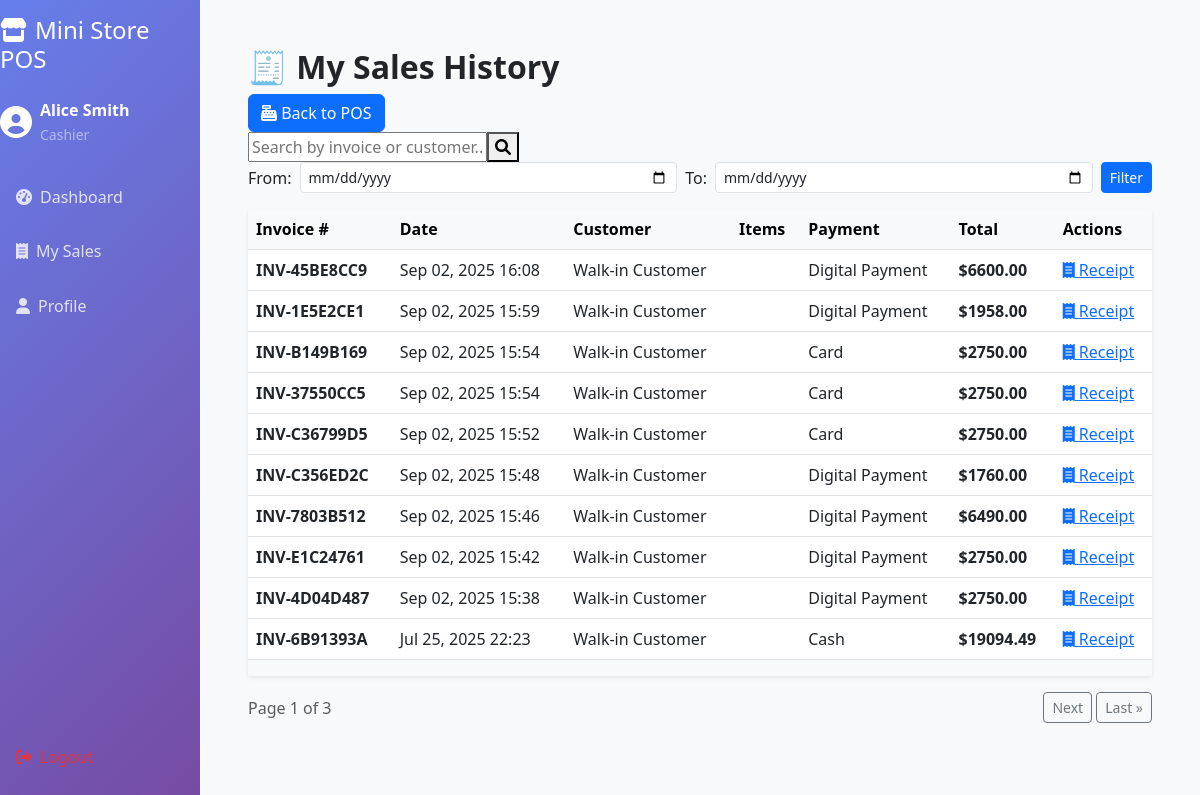
/my-sales/ (signed in), run on the app's committed database.
### pos/models.py (models this page shows, shortened)
class UserProfile(models.Model):
    ROLE_CHOICES = [
        ('admin', 'Admin'),
        ('cashier', 'Cashier'),
    ]
    user = models.OneToOneField(User, on_delete=models.CASCADE)
    role = models.CharField(max_length=20, choices=ROLE_CHOICES)
    phone = models.CharField(max_length=15, blank=True)
    created_at = models.DateTimeField(auto_now_add=True)

class Sale(models.Model):
    PAYMENT_CHOICES = [
        ('cash', 'Cash'),
        ('card', 'Card'),
        ('digital', 'Digital Payment'),
    ]
    invoice_number = models.CharField(max_length=50, unique=True)
    cashier = models.ForeignKey(User, on_delete=models.CASCADE)
    total_amount = models.DecimalField(max_digits=10, decimal_places=2)
    discount_amount = models.DecimalField(max_digits=10, decimal_places=2, default=0)
    tax_amount = models.DecimalField(max_digits=10, decimal_places=2, default=0)
    final_amount = models.DecimalField(max_digits=10, decimal_places=2)
    payment_method = models.CharField(max_length=20, choices=PAYMENT_CHOICES)
    customer_name = models.CharField(max_length=100, blank=True)
    customer_phone = models.CharField(max_length=15, blank=True)
    created_at = models.DateTimeField(auto_now_add=True)
    notes = models.TextField(blank=True, null=True)
    class Meta:
        ordering = ['-created_at']

### pos/views.py (the view)
# urls.py: path('my-sales/', views.my_sales_view, name='my_sales'),
@login_required
def my_sales_view(request):
    if not is_cashier(request.user):
        messages.error(request, 'Access denied.')
        return redirect('dashboard')
    sales = Sale.objects.filter(cashier=request.user).order_by('-created_at')
    search_query = request.GET.get('search', '')
    if search_query:
        sales = sales.filter(
            Q(invoice_number__icontains=search_query) |
            Q(customer_name__icontains=search_query) |
            Q(customer_phone__icontains=search_query)
        )
    from_date = request.GET.get('from_date')
    to_date = request.GET.get('to_date')
    if from_date:
        sales = sales.filter(created_at__date__gte=parse_date(from_date))
    if to_date:
        sales = sales.filter(created_at__date__lte=parse_date(to_date))
    paginator = Paginator(sales, 10)  # 10 per page
    page_number = request.GET.get('page')
    page_obj = paginator.get_page(page_number)
    return render(request, 'cashier/my_sales.html', {
        'page_obj': page_obj,
        'search_query': search_query,
        'from_date': from_date,
        'to_date': to_date,
    })

### pos/views.py (called while the page is built)
def is_cashier(user):
    return hasattr(user, 'userprofile') and user.userprofile.role == 'cashier'

### templates/cashier/my_sales.html (shortened to what this page needs)
{% extends 'base.html' %}
{% load static %}
{% block content %}
<div class="container my-4">
    <div class="sales-header">
        <h2 class="fw-bold">🧾 My Sales History</h2>
        <a href="{% url 'dashboard' %}" class="btn btn-primary">
            <i class="fas fa-cash-register"></i> Back to POS
        </a>
    </div>
    <div class="sales-filter">
        <div class="search-container d-flex align-items-center">
            <input type="text" id="sales-search" placeholder="Search by invoice or customer...">
            <button id="search-button"><i class="fas fa-search"></i></button>
        </div>
        <div class="date-filter d-flex align-items-center gap-2">
            <label for="date-from" class="mb-0">From:</label>
            <input type="date" id="date-from" class="form-control form-control-sm">
            <label for="date-to" class="mb-0">To:</label>
            <input type="date" id="date-to" class="form-control form-control-sm">
            <button id="filter-button" class="btn btn-sm btn-primary">Filter</button>
        </div>
    </div>
    <div class="sales-table-container mt-3">
        {% if page_obj %}
        <div class="table-responsive shadow-sm">
            <table class="table table-hover align-middle">
                <thead class="table-light">
                    <tr>
                        <th>Invoice #</th>
                        <th>Date</th>
                        <th>Customer</th>
                        <th>Items</th>
                        <th>Payment</th>
                        <th>Total</th>
                        <th>Actions</th>
                    </tr>
                </thead>
                <tbody>
                    {% for sale in page_obj %}
                    <tr>
                        <td><strong>{{ sale.invoice_number }}</strong></td>
                        <td>{{ sale.created_at|date:"M d, Y H:i" }}</td>
                        <td>{{ sale.customer_name|default:"Walk-in Customer" }}</td>
                        <td>{{ sale.saleitem_set.count }}</td>
                        <td>
                            <span class="payment-badge payment-{{ sale.payment_method }}">
                                {{ sale.get_payment_method_display }}
                            </span>
                        </td>
                        <td><strong>${{ sale.final_amount }}</strong></td>
                        <td class="actions">
                            <a href="{% url 'sale_receipt' sale.id %}" class="btn-action" target="_blank">
                                <i class="fas fa-receipt"></i> Receipt
                            </a>
                        </td>
                    </tr>
                    {% endfor %}
                </tbody>
            </table>
        </div>
        <div class="d-flex justify-content-between align-items-center mt-3">
            <span class="text-muted">
                Page {{ page_obj.number }} of {{ page_obj.paginator.num_pages }}
            </span>
            <div>
                {% if page_obj.has_next %}
                <a href="?page={{ page_obj.next_page_number }}" class="btn btn-sm btn-outline-secondary">Next</a>
                <a href="?page={{ page_obj.paginator.num_pages }}" class="btn btn-sm btn-outline-secondary">Last &raquo;</a>
                {% endif %}
            </div>
        </div>
        {% else %}
        <div class="no-sales">
            <i class="fas fa-receipt empty-icon"></i>
            <p>No sales records found.</p>
        </div>
        {% endif %}
    </div>
</div>
{% endblock %}

### templates/base.html (shortened to what this page needs)
<!DOCTYPE html>
<html lang="en">
<head>
  <link href="https://cdnjs.cloudflare.com/ajax/libs/bootstrap/5.3.0/css/bootstrap.min.css" rel="stylesheet">
  <link href="https://cdnjs.cloudflare.com/ajax/libs/font-awesome/6.0.0/css/all.min.css" rel="stylesheet">
</head>
<body class="bg-light">
  <div class="container-fluid">
    <div class="row flex-nowrap">
      {% if user.is_authenticated %}
      <div class="col-auto col-md-3 col-lg-2 px-0 bg-dark sidebar d-none d-md-flex flex-column p-3">
        <h4 class="text-white mb-4">
          <i class="fas fa-store me-2"></i>Mini Store POS
        </h4>
        <div class="user-info text-white mb-4">
          <i class="fas fa-user-circle fa-2x"></i>
          <div>
            <div class="fw-bold">{{ user.first_name }} {{ user.last_name }}</div>
            <small class="text-white-50">{{ user.userprofile.role|title }}</small>
          </div>
        </div>
        <nav class="nav nav-pills flex-column">
          <a class="nav-link" href="{% url 'dashboard' %}">
            <i class="fas fa-tachometer-alt me-2"></i>Dashboard
          </a>
          {% if user.userprofile.role == 'cashier' %}
          <a class="nav-link" href="{% url 'my_sales' %}">
            <i class="fas fa-receipt me-2"></i>My Sales
          </a>
          {% endif %}
        </nav>
      <a class="nav-link" href="{% url 'profile' %}">
            <i class="fas fa-user me-2"></i>Profile
        </a>
        <div class="mt-auto">
          <a class="nav-link text-danger" href="{% url 'logout' %}">
            <i class="fas fa-sign-out-alt me-2"></i>Logout
          </a>
        </div>
      </div>
      {% endif %}
      <div class="{% if user.is_authenticated %}col-md-9 col-lg-10{% else %}col-12{% endif %}">
        <main class="p-4">
          {% block content %}
          {% endblock %}
        </main>
      </div>
    </div>
  </div>
</body>
</html>

### templates/base.html (style rules this page uses)
.sidebar { min-height: 100vh; background: linear-gradient(135deg, #667eea 0%, #764ba2 100%); }
.sidebar .nav-link { color: rgba(255,255,255,0.8); padding: 0.75rem 1rem; margin: 0.2rem 0; border-radius: 0.5rem; transition: all 0.3s; }
.user-info { display: flex; align-items: center; gap: 0.5rem; }

### data on the page
Sale: invoice_number "INV-45BE8CC9", created_at "Sep 02, 2025 16:08", customer_name "Walk-in Customer", payment_method "Digital Payment", final_amount "6600.00"
Sale: invoice_number "INV-1E5E2CE1", created_at "Sep 02, 2025 15:59", customer_name "Walk-in Customer", payment_method "Digital Payment", final_amount "1958.00"
Sale: invoice_number "INV-B149B169", created_at "Sep 02, 2025 15:54", customer_name "Walk-in Customer", payment_method "Card", final_amount "2750.00"
Sale: invoice_number "INV-37550CC5", created_at "Sep 02, 2025 15:54", customer_name "Walk-in Customer", payment_method "Card", final_amount "2750.00"
Sale: invoice_number "INV-C36799D5", created_at "Sep 02, 2025 15:52", customer_name "Walk-in Customer", payment_method "Card", final_amount "2750.00"
Sale: invoice_number "INV-C356ED2C", created_at "Sep 02, 2025 15:48", customer_name "Walk-in Customer", payment_method "Digital Payment", final_amount "1760.00"
Sale: invoice_number "INV-7803B512", created_at "Sep 02, 2025 15:46", customer_name "Walk-in Customer", payment_method "Digital Payment", final_amount "6490.00"
Sale: invoice_number "INV-E1C24761", created_at "Sep 02, 2025 15:42", customer_name "Walk-in Customer", payment_method "Digital Payment", final_amount "2750.00"
Sale: invoice_number "INV-4D04D487", created_at "Sep 02, 2025 15:38", customer_name "Walk-in Customer", payment_method "Digital Payment", final_amount "2750.00"
Sale: invoice_number "INV-6B91393A", created_at "Jul 25, 2025 22:23", customer_name "Walk-in Customer", payment_method "Cash", final_amount "19094.49"

### other printed values
{{ user.first_name }} "Alice"
{{ user.last_name }} "Smith"
{{ user.userprofile.role|title }} "Cashier"
{{ page_obj.number }} "1"
{{ page_obj.paginator.num_pages }} "3"
